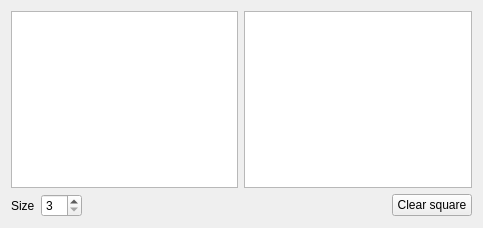
<?xml version="1.0" encoding="UTF-8"?>
<ui version="4.0">
 <class>MagicSquareCipher</class>
 <widget class="QWidget" name="MagicSquareCipher">
  <property name="geometry">
   <rect>
    <x>0</x>
    <y>0</y>
    <width>483</width>
    <height>228</height>
   </rect>
  </property>
  <property name="windowTitle">
   <string>Form</string>
  </property>
  <layout class="QHBoxLayout" name="horizontalLayout">
   <item>
    <layout class="QVBoxLayout" name="verticalLayout">
     <item>
      <layout class="QHBoxLayout" name="horizontalLayout_2">
       <item>
        <widget class="QTableWidget" name="tableWidget">
         <property name="rowCount">
          <number>0</number>
         </property>
         <property name="columnCount">
          <number>0</number>
         </property>
         <attribute name="horizontalHeaderVisible">
          <bool>false</bool>
         </attribute>
         <attribute name="horizontalHeaderDefaultSectionSize">
          <number>35</number>
         </attribute>
         <attribute name="horizontalHeaderMinimumSectionSize">
          <number>35</number>
         </attribute>
         <attribute name="verticalHeaderVisible">
          <bool>false</bool>
         </attribute>
         <attribute name="verticalHeaderDefaultSectionSize">
          <number>35</number>
         </attribute>
         <attribute name="verticalHeaderMinimumSectionSize">
          <number>35</number>
         </attribute>
        </widget>
       </item>
       <item>
        <widget class="QTextEdit" name="textEdit"/>
       </item>
      </layout>
     </item>
     <item>
      <layout class="QHBoxLayout" name="horizontalLayout_3">
       <item>
        <widget class="QLabel" name="label">
         <property name="text">
          <string>Size</string>
         </property>
        </widget>
       </item>
       <item>
        <widget class="QSpinBox" name="spinBox">
         <property name="minimum">
          <number>3</number>
         </property>
         <property name="value">
          <number>3</number>
         </property>
        </widget>
       </item>
       <item>
        <spacer name="horizontalSpacer">
         <property name="orientation">
          <enum>Qt::Horizontal</enum>
         </property>
         <property name="sizeHint" stdset="0">
          <size>
           <width>40</width>
           <height>20</height>
          </size>
         </property>
        </spacer>
       </item>
       <item>
        <widget class="QPushButton" name="clearSquarePushButton">
         <property name="text">
          <string>Clear square</string>
         </property>
        </widget>
       </item>
      </layout>
     </item>
    </layout>
   </item>
  </layout>
 </widget>
 <resources/>
 <connections/>
</ui>
